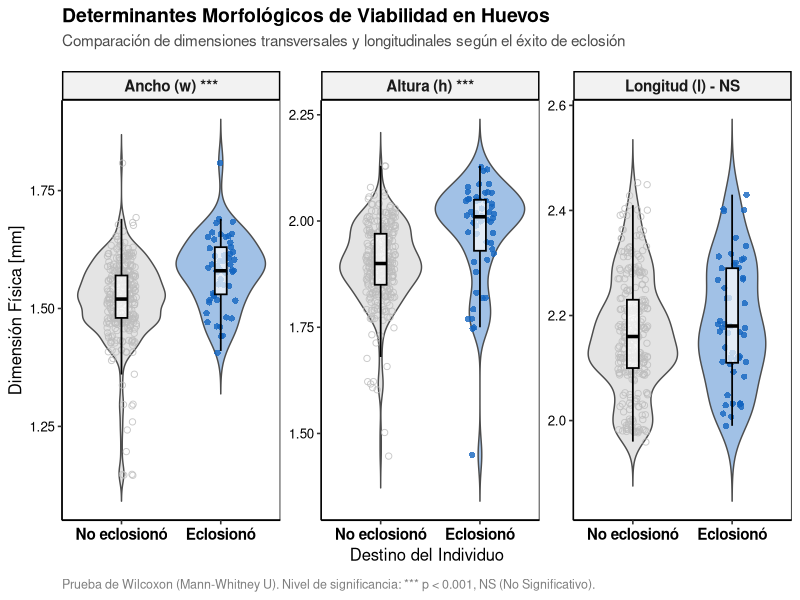
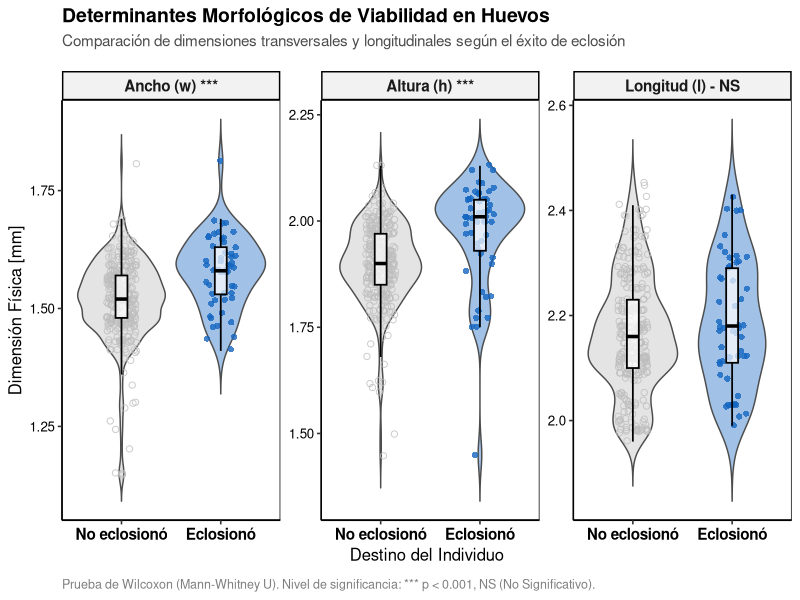

Recreate these plots in R, in order.
# Archivo: R/paper_analisis_final.R

# Carga de dependencias
paquetes <- c("dplyr", "tidyr", "ggplot2", "car", "readxl", "glue")
faltantes <- paquetes[!(paquetes %in% installed.packages()[,"Package"])]
if(length(faltantes)) install.packages(faltantes)
invisible(lapply(paquetes, library, character.only = TRUE))

# ============================================================
# 0. DEFINICIÓN ESTRICTA DE PALETA Y FORMAS (Consistencia Visual)
# ============================================================
col_pap <- c(
  "No eclosionó" = "#BDBDBD",   # gris claro  → fondo/ruido
  "Eclosionó"    = "#1565C0",   # azul profundo → evento clave
  "Adulto"       = "#C62828"    # rojo          → categoría de mayor interés
)

shp_pap <- c(
  "No eclosionó" = 1,    # círculo vacío   ○
  "Eclosionó"    = 16,   # círculo sólido  ●
  "Adulto"       = 17    # triángulo sólido ▲
)

# ============================================================
# 1. EXTRACCIÓN Y LIMPIEZA
# ============================================================
df <- read_excel("data/raw/p_EGGS_EJES.xlsx", sheet = "DATA_MOD_01")
df_binario <- df %>%
  mutate(exito_eclosion = factor(ifelse(estado == "No viable", "No eclosionó", "Eclosionó"), 
                                 levels = c("No eclosionó", "Eclosionó")))

# --- FASE 1: PRUEBAS MATEMÁTICAS ESTRICTAS ---
ancho_fallo <- df_binario$ancho[df_binario$exito_eclosion == "No eclosionó"]
p_shapiro_fallo <- shapiro.test(ancho_fallo)$p.value

test_ancho <- wilcox.test(ancho ~ exito_eclosion, data = df_binario, exact = FALSE)
test_altura <- wilcox.test(altura ~ exito_eclosion, data = df_binario, exact = FALSE)
test_longitud <- wilcox.test(longitud ~ exito_eclosion, data = df_binario, exact = FALSE)

formatear_p <- function(p) {
  if (p < 0.001) return("< 0.001")
  return(sprintf("= %.3f", p))
}

# --- FASE 2: REDACCIÓN DINÁMICA DEL PAPER ---
texto_informe <- glue::glue("
  --- COPIAR EN SECCIÓN: ANÁLISIS ESTADÍSTICO / METODOLOGÍA ---
  La selección de las pruebas de hipótesis inferenciales se basó estrictamente en la auditoría de los supuestos paramétricos. La prueba de Shapiro-Wilk demostró una severa violación del supuesto de normalidad en la distribución morfológica de la clase mayoritaria (p {formatear_p(p_shapiro_fallo)}). Por tanto, para evitar sesgos por asimetría y heterogeneidad muestral (285 observaciones frente a 53), se empleó la prueba robusta de suma de rangos de Wilcoxon (Mann-Whitney U) para todas las comparaciones dimensionales.
  
  --- COPIAR EN SECCIÓN: RESULTADOS ---
  El análisis morfológico reveló que la viabilidad de la eclosión depende de manera crítica de la sección transversal del huevo, mientras que el eje longitudinal carece de poder predictivo. Se detectaron diferencias estadísticamente significativas tanto en el ancho (W = {test_ancho$statistic}, p {formatear_p(test_ancho$p.value)}) como en la altura (W = {test_altura$statistic}, p {formatear_p(test_altura$p.value)}), confirmando que los individuos viables requieren un área transversal mayor. Por el contrario, la longitud del huevo no presentó diferencias significativas entre los grupos (W = {test_longitud$statistic}, p {formatear_p(test_longitud$p.value)}).
  --------------------------------------------------------------
")

cat("\n", texto_informe, "\n")

# --- FASE 3: GRÁFICA CIENTÍFICA (Con Identidad Visual Integrada) ---
df_long <- df_binario %>%
  select(exito_eclosion, ancho, altura, longitud) %>%
  pivot_longer(cols = c(ancho, altura, longitud), names_to = "dimension", values_to = "medida") %>%
  mutate(dimension = factor(dimension, 
                            levels = c("ancho", "altura", "longitud"),
                            labels = c("Ancho (w) ***", "Altura (h) ***", "Longitud (l) - NS")))

figura_paper <- ggplot(df_long, aes(x = exito_eclosion, y = medida, fill = exito_eclosion, color = exito_eclosion)) +
  
  # Violines con ligera transparencia para permitir ver los puntos
  geom_violin(trim = FALSE, alpha = 0.4, color = "grey30", linewidth = 0.5) +
  
  # Inyección de las formas mediante jitter para evidenciar los puntos individuales
  geom_jitter(aes(shape = exito_eclosion), width = 0.15, alpha = 0.8, size = 1.8) +
  
  # Boxplot incrustado, limpio (outlier.shape = NA para no duplicar con geom_jitter)
  geom_boxplot(width = 0.12, fill = "white", color = "black", 
               outlier.shape = NA, linewidth = 0.6, alpha = 0.7) +
  
  facet_wrap(~dimension, scales = "free_y") +
  
  # Aplicación de las paletas definidas
  scale_fill_manual(values = col_pap) +
  scale_color_manual(values = col_pap) +
  scale_shape_manual(values = shp_pap) +
  
  theme_classic(base_size = 12) +
  theme(
    legend.position = "none",
    plot.title = element_text(face = "bold", size = 14, margin = margin(b = 5)),
    plot.subtitle = element_text(size = 11, color = "grey30", margin = margin(b = 15)),
    plot.caption = element_text(size = 9, color = "grey50", hjust = 0, margin = margin(t = 10)),
    strip.background = element_rect(fill = "grey95", color = "black", linewidth = 1),
    strip.text = element_text(face = "bold", size = 11),
    axis.text.x = element_text(color = "black", face = "bold", size = 11),
    axis.text.y = element_text(color = "black"),
    panel.border = element_rect(color = "black", fill = NA, linewidth = 0.5)
  ) +
  labs(
    title = "Determinantes Morfológicos de Viabilidad en Huevos",
    subtitle = "Comparación de dimensiones transversales y longitudinales según el éxito de eclosión",
    caption = "Prueba de Wilcoxon (Mann-Whitney U). Nivel de significancia: *** p < 0.001, NS (No Significativo).",
    x = "Destino del Individuo", 
    y = "Dimensión Física [mm]"
  )

print(figura_paper)
ggsave("figura_01_violines.tiff", 
       plot = figura_paper, width = 8.5, height = 5.5, dpi = 300, compression = "lzw",
       path = "pics")
